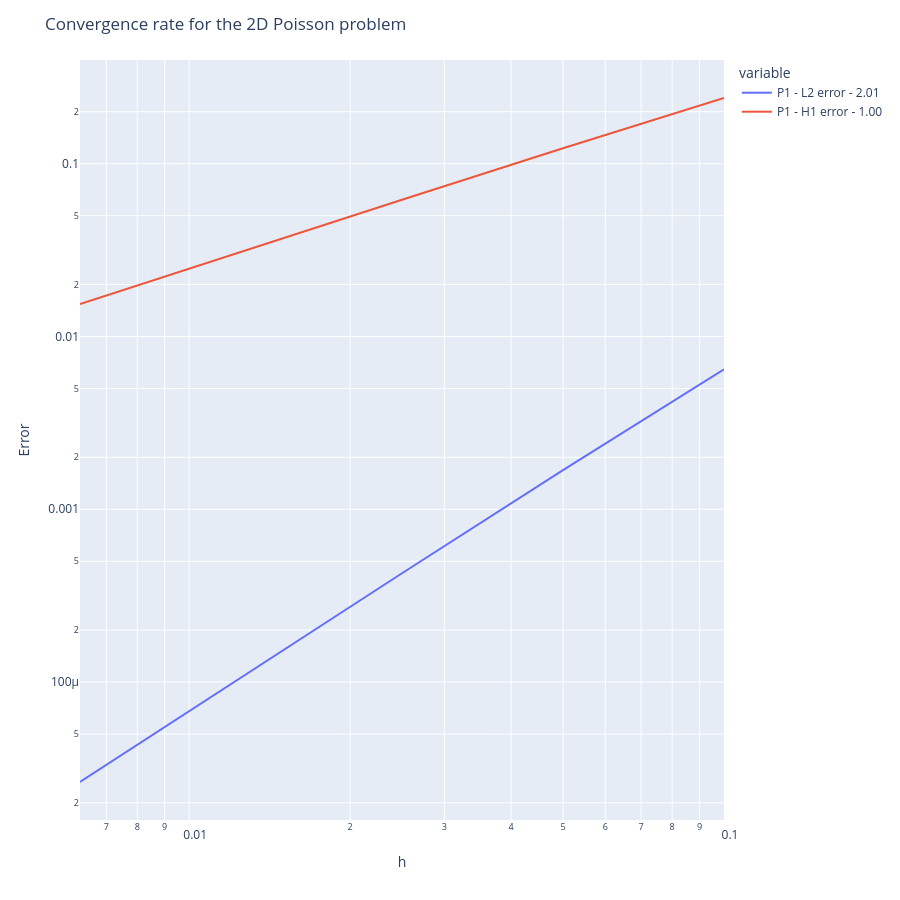

Notebook cell for this chart:
### Code cell
# for square domain

u_exact = 'sin(pi*x) * sin(pi*y)'
grad_u_exact='{pi*cos(pi*x)*sin(pi*y),pi*sin(pi*x)*cos(pi*y)}'
rhs = '2*pi*pi*sin(pi*x) * sin(pi*y)'

#P(rhs=rhs, g='0', solver ='scimba', u_exact = u_exact)
P(rhs=rhs, g='0', solver ='feelpp', u_exact = u_exact)


h= [0.1, 0.05, 0.025, 0.0125, 0.00625]
measures = []

for i in h:
  P(h=i, rhs=rhs, g='0', plot=None ,  u_exact = u_exact,grad_u_exact=grad_u_exact)
  measures.append(P.measures)

print(measures)

# Plotting the error convergence rates
poisson_json = P.model
df= runConvergenceAnalysis( P, json=poisson_json, measures=measures, dim=2, hs= h,verbose=True)
print('measures = ', measures)
fig= plot_convergence(P, df,dim=2)
fig.show()

### Figure 1 — Plotly figure (JSON) as saved in the notebook; plotly's stock layout.template omitted (floating-point values rounded to 4 significant figures)
{"data": [{"hovertemplate": "variable=P1-Norm_poisson_L2-error<br>h=%{x}<br>value=%{y}<extra></extra>", "legendgroup": "P1-Norm_poisson_L2-error", "line": {"color": "#636efa", "dash": "solid"}, "marker": {"symbol": "circle"}, "mode": "lines", "name": "P1 - L2 error - 2.01", "orientation": "v", "showlegend": true, "type": "scatter", "x": [0.1, 0.05, 0.025, 0.0125, 0.00625], "xaxis": "x", "y": [0.006458, 0.001685, 0.0004261, 0.0001064, 2.639e-05], "yaxis": "y"}, {"hovertemplate": "variable=P1-Norm_poisson_H1-error<br>h=%{x}<br>value=%{y}<extra></extra>", "legendgroup": "P1-Norm_poisson_H1-error", "line": {"color": "#EF553B", "dash": "solid"}, "marker": {"symbol": "circle"}, "mode": "lines", "name": "P1 - H1 error - 1.00", "orientation": "v", "showlegend": true, "type": "scatter", "x": [0.1, 0.05, 0.025, 0.0125, 0.00625], "xaxis": "x", "y": [0.24, 0.1229, 0.06191, 0.03094, 0.01542], "yaxis": "y"}], "layout": {"autosize": false, "height": 900, "legend": {"title": {"text": "variable"}, "tracegroupgap": 0}, "margin": {"t": 60}, "title": {"text": "Convergence rate for the 2D Poisson problem"}, "width": 900, "xaxis": {"anchor": "y", "domain": [0, 1], "title": {"text": "h"}, "type": "log"}, "yaxis": {"anchor": "x", "domain": [0, 1], "title": {"text": "Error"}, "type": "log"}}}
